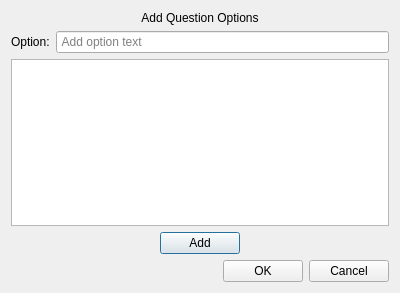
<?xml version="1.0" encoding="UTF-8"?>
<ui version="4.0">
 <class>Dialog</class>
 <widget class="QDialog" name="Dialog">
  <property name="geometry">
   <rect>
    <x>0</x>
    <y>0</y>
    <width>400</width>
    <height>293</height>
   </rect>
  </property>
  <property name="windowTitle">
   <string>Dialog</string>
  </property>
  <layout class="QVBoxLayout" name="verticalLayout">
   <item>
    <widget class="QLabel" name="labelTitle">
     <property name="text">
      <string>Add Question Options</string>
     </property>
     <property name="alignment">
      <set>Qt::AlignHCenter|Qt::AlignTop</set>
     </property>
    </widget>
   </item>
   <item>
    <layout class="QHBoxLayout" name="horizontalLayout">
     <item>
      <widget class="QLabel" name="labelOption">
       <property name="text">
        <string>Option:</string>
       </property>
      </widget>
     </item>
     <item>
      <widget class="QLineEdit" name="lineEditOption">
       <property name="text">
        <string/>
       </property>
       <property name="placeholderText">
        <string> Add option text</string>
       </property>
      </widget>
     </item>
    </layout>
   </item>
   <item>
    <widget class="QListWidget" name="listWidgetOptions"/>
   </item>
   <item>
    <layout class="QHBoxLayout" name="horizontalLayout_2">
     <item>
      <spacer name="horizontalSpacer">
       <property name="orientation">
        <enum>Qt::Horizontal</enum>
       </property>
       <property name="sizeHint" stdset="0">
        <size>
         <width>40</width>
         <height>20</height>
        </size>
       </property>
      </spacer>
     </item>
     <item>
      <widget class="QPushButton" name="pushButtonAddOption">
       <property name="text">
        <string>Add</string>
       </property>
       <property name="autoDefault">
        <bool>false</bool>
       </property>
       <property name="default">
        <bool>true</bool>
       </property>
      </widget>
     </item>
     <item>
      <spacer name="horizontalSpacer_2">
       <property name="orientation">
        <enum>Qt::Horizontal</enum>
       </property>
       <property name="sizeHint" stdset="0">
        <size>
         <width>40</width>
         <height>20</height>
        </size>
       </property>
      </spacer>
     </item>
    </layout>
   </item>
   <item>
    <widget class="QDialogButtonBox" name="buttonBox">
     <property name="orientation">
      <enum>Qt::Horizontal</enum>
     </property>
     <property name="standardButtons">
      <set>QDialogButtonBox::Cancel|QDialogButtonBox::Ok</set>
     </property>
    </widget>
   </item>
  </layout>
 </widget>
 <resources/>
 <connections>
  <connection>
   <sender>buttonBox</sender>
   <signal>accepted()</signal>
   <receiver>Dialog</receiver>
   <slot>accept()</slot>
   <hints>
    <hint type="sourcelabel">
     <x>248</x>
     <y>254</y>
    </hint>
    <hint type="destinationlabel">
     <x>157</x>
     <y>274</y>
    </hint>
   </hints>
  </connection>
  <connection>
   <sender>buttonBox</sender>
   <signal>rejected()</signal>
   <receiver>Dialog</receiver>
   <slot>reject()</slot>
   <hints>
    <hint type="sourcelabel">
     <x>316</x>
     <y>260</y>
    </hint>
    <hint type="destinationlabel">
     <x>286</x>
     <y>274</y>
    </hint>
   </hints>
  </connection>
 </connections>
</ui>
